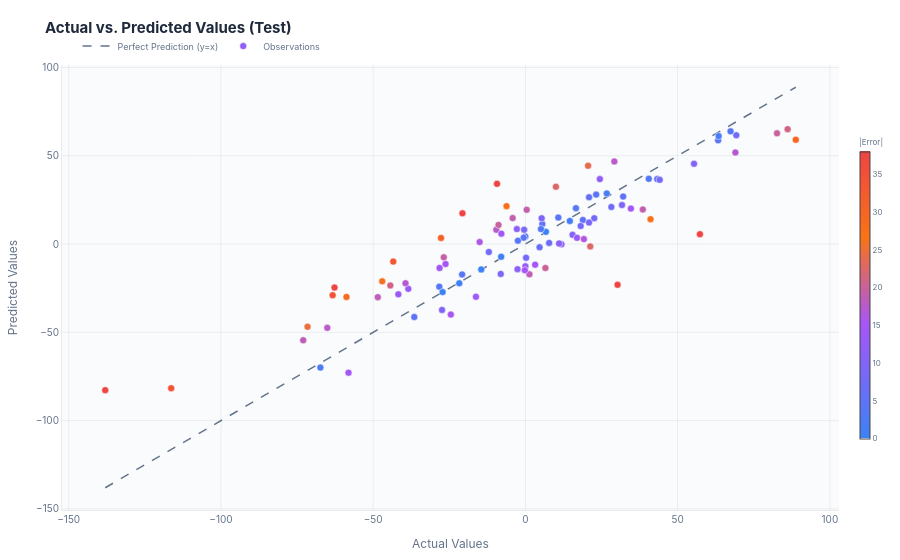

The notebook cell this image was saved under:
### Markdown cell above
### 📈 Regression Plots

### Code cell
plotter_reg = DiagnosticPlotter(reg_results)

# Actual vs Predicted Chart
fig_actual = plotter_reg.plot_actual_vs_predicted(subset="test")
fig_actual.show()

### Figure 1 — Plotly figure (JSON) as saved in the notebook; plotly's stock layout.template omitted (floating-point values rounded to 4 significant figures)
{"data": [{"hoverinfo": "skip", "line": {"color": "#64748b", "dash": "dash", "width": 1.5}, "mode": "lines", "name": "Perfect Prediction (y=x)", "type": "scatter", "x": [-138.0, 88.8], "y": [-138.0, 88.8]}, {"customdata": [361, 73, 374, 155, 104, 394, 377, 124, 68, 450, 9, 194, 406, 84, 371, 388, 495, 30, 316, 408, 490, 491, 280, 356, 76, 461, 497, 211, 101, 334, 475, 336, 440, 173, 2, 333, 409, 70, 209, 63, 384, 93, 485, 185, 33, 77, 0, 11, 415, 22, 72, 182, 131, 410, 193, 55, 148, 18, 204, 78, 494, 262, 323, 483, 79, 39, 451, 46, 238, 391, 352, 341, 277, 290, 317, 304, 268, 69, 455, 465, 154, 82, 477, 172, 321, 90, 180, 414, 312, 278, 381, 472, 362, 324, 431, 347, 86, 75, 438, 15], "hovertemplate": "<b>Actual:</b> %{x:.4f}<br><b>Predicted:</b> %{y:.4f}<br><b>Absolute Error:</b> %{marker.color:.4f}<extra></extra>", "marker": {"cmax": 38.05, "cmin": 0, "color": [12.33, 4.169, 4.571, 17.57, 55.28, 19.89, 13.63, 38.07, 4.177, 5.829, 13.12, 18.5, 43.41, 34.69, 12.62, 0.1289, 9.631, 6.444, 7.988, 9.273, 4.326, 17.66, 4.766, 7.231, 7.164, 1.532, 4.213, 28.84, 19.67, 2.623, 29.72, 7.477, 24.69, 13.79, 11.95, 9.935, 18.43, 10.73, 4.817, 1.948, 0.19, 11.29, 20.14, 17.2, 3.37, 14.66, 5.228, 38.05, 18.98, 34.37, 15.44, 51.69, 17.6, 16.4, 10.26, 14.76, 7.939, 13.41, 53.36, 3.721, 11.64, 14.88, 5.614, 31.18, 8.834, 27.68, 33.47, 0.5114, 6.501, 22.62, 19.29, 22.45, 13.26, 4.356, 27.01, 7.64, 14.62, 18.96, 3.57, 20.94, 7.997, 18.41, 21.05, 8.725, 2.314, 14.93, 17.14, 25.93, 8.53, 3.57, 7.763, 3.552, 9.917, 0.01814, 0.7394, 16.19, 23.77, 14.55, 18.89, 5.224], "colorbar": {"len": 0.7, "thickness": 10, "tickfont": {"color": "#64748b", "size": 8}, "title": {"font": {"color": "#64748b", "size": 8}, "text": "|Error|"}, "xpad": 5, "ypad": 5}, "colorscale": [[0, "#3b82f6"], [0.4, "#a855f7"], [0.7, "#f97316"], [1, "#ef4444"]], "line": {"color": "#ffffff", "width": 0.5}, "size": 7}, "mode": "markers", "name": "Observations", "type": "scatter", "x": [24.45, -28.29, 63.3, 29.21, -138.0, 82.64, -16.25, -20.68, 10.81, 5.553, -38.47, -72.98, -9.325, -116.3, -0.006148, -14.5, 31.73, 4.65, 22.61, 5.34, -0.02211, -9.55, 23.24, 28.23, 7.797, 14.59, -0.5822, -58.77, -8.829, -67.33, 88.8, -12.01, -71.55, -7.889, 11.85, -27.38, 1.324, 11.06, -36.5, 26.73, 6.72, -2.812, 6.575, -39.38, 5.124, -28.2, 18.88, -62.7, 0.425, -63.31, -24.5, 57.31, -65.07, 19.2, 15.49, -58.1, 18.16, 16.94, 30.27, 16.6, -2.597, 3.197, 20.9, -27.72, -8.1, -6.203, -43.41, -21.72, 43.29, 21.29, -26.81, 10.02, -41.73, -2.458, 41.09, 69.27, -0.1763, 38.56, 67.39, -44.38, 0.2202, -48.48, 86.13, 20.9, 63.47, -26.23, 68.97, -47.03, -0.4162, -20.79, 44.12, 40.52, 55.38, -27.19, -7.96, -15.04, 20.59, 34.65, -4.189, 32.11], "y": [36.78, -24.12, 58.73, 46.78, -82.72, 62.75, -29.88, 17.39, 14.98, 11.38, -25.36, -54.48, 34.09, -81.65, -12.63, -14.37, 22.1, -1.795, 14.62, 14.61, 4.304, 8.11, 28.0, 21.0, 0.6332, 13.06, 3.631, -29.94, 10.84, -69.95, 59.08, -4.533, -46.86, 5.897, -0.1006, -37.32, -17.11, 0.3323, -41.32, 28.68, 6.91, 8.481, -13.57, -22.18, 8.494, -13.54, 13.66, -24.65, 19.41, -28.94, -39.94, 5.623, -47.46, 2.805, 5.224, -72.86, 10.22, 3.533, -23.09, 20.32, -14.24, -11.68, 26.51, 3.454, -16.93, 21.48, -9.935, -22.24, 36.79, -1.322, -7.521, 32.46, -28.47, 1.898, 14.08, 61.63, -14.8, 19.59, 63.82, -23.43, -7.777, -30.06, 65.08, 12.17, 61.15, -11.3, 51.84, -21.1, 8.114, -17.22, 36.35, 36.97, 45.47, -27.21, -7.221, 1.156, 44.36, 20.1, 14.7, 26.88]}], "layout": {"font": {"color": "#1e293b", "family": "Inter, system-ui, -apple-system, sans-serif", "size": 11}, "hoverlabel": {"bgcolor": "#ffffff", "bordercolor": "rgba(0, 0, 0, 0.08)", "font": {"color": "#1e293b", "family": "Inter, system-ui, -apple-system, sans-serif", "size": 11}}, "hovermode": "closest", "legend": {"bgcolor": "rgba(0,0,0,0)", "bordercolor": "rgba(0,0,0,0)", "borderwidth": 0, "font": {"color": "#64748b", "size": 9}, "orientation": "h", "x": 0.02, "xanchor": "left", "y": 1.01, "yanchor": "bottom"}, "margin": {"b": 45, "l": 55, "r": 20, "t": 65}, "paper_bgcolor": "#ffffff", "plot_bgcolor": "#fafbfc", "showlegend": true, "title": {"font": {"color": "#1e293b", "family": "Inter, system-ui, -apple-system, sans-serif", "size": 15}, "text": "<b>Actual vs. Predicted Values (Test)</b>", "x": 0.05, "xanchor": "left", "y": 0.96}, "xaxis": {"gridcolor": "rgba(0, 0, 0, 0.06)", "linecolor": "rgba(0, 0, 0, 0.08)", "tickfont": {"color": "#64748b", "size": 10}, "title": {"font": {"color": "#64748b", "family": "Inter, system-ui, -apple-system, sans-serif", "size": 12}, "text": "Actual Values"}, "zerolinecolor": "rgba(0, 0, 0, 0.06)", "zerolinewidth": 1}, "yaxis": {"gridcolor": "rgba(0, 0, 0, 0.06)", "linecolor": "rgba(0, 0, 0, 0.08)", "tickfont": {"color": "#64748b", "size": 10}, "title": {"font": {"color": "#64748b", "family": "Inter, system-ui, -apple-system, sans-serif", "size": 12}, "text": "Predicted Values"}, "zerolinecolor": "rgba(0, 0, 0, 0.06)", "zerolinewidth": 1}}}
